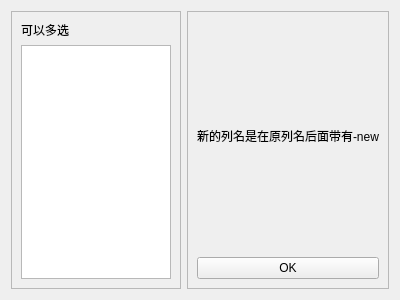
<?xml version="1.0" encoding="UTF-8"?>
<ui version="4.0">
 <class>Form</class>
 <widget class="QWidget" name="Form">
  <property name="geometry">
   <rect>
    <x>0</x>
    <y>0</y>
    <width>400</width>
    <height>300</height>
   </rect>
  </property>
  <property name="windowTitle">
   <string>复制列</string>
  </property>
  <layout class="QHBoxLayout" name="horizontalLayout">
   <item>
    <widget class="QFrame" name="frame">
     <property name="frameShape">
      <enum>QFrame::StyledPanel</enum>
     </property>
     <property name="frameShadow">
      <enum>QFrame::Raised</enum>
     </property>
     <layout class="QVBoxLayout" name="verticalLayout_2">
      <item>
       <widget class="QLabel" name="label">
        <property name="text">
         <string>可以多选</string>
        </property>
       </widget>
      </item>
      <item>
       <widget class="QListWidget" name="listWidget">
        <property name="selectionMode">
         <enum>QAbstractItemView::ExtendedSelection</enum>
        </property>
       </widget>
      </item>
     </layout>
    </widget>
   </item>
   <item>
    <widget class="QFrame" name="frame_2">
     <property name="frameShape">
      <enum>QFrame::StyledPanel</enum>
     </property>
     <property name="frameShadow">
      <enum>QFrame::Raised</enum>
     </property>
     <layout class="QVBoxLayout" name="verticalLayout">
      <item>
       <widget class="QLabel" name="label_2">
        <property name="text">
         <string>新的列名是在原列名后面带有-new</string>
        </property>
       </widget>
      </item>
      <item>
       <widget class="QPushButton" name="pushButton">
        <property name="text">
         <string>OK</string>
        </property>
       </widget>
      </item>
     </layout>
    </widget>
   </item>
  </layout>
 </widget>
 <resources/>
 <connections/>
</ui>
